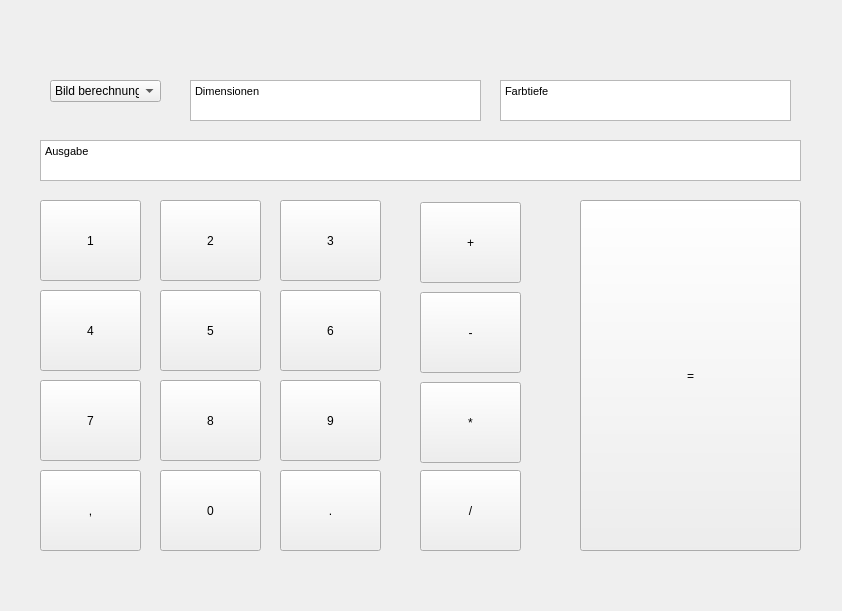
<?xml version="1.0" encoding="UTF-8"?>
<ui version="4.0">
 <class>Form</class>
 <widget class="QWidget" name="Form">
  <property name="geometry">
   <rect>
    <x>0</x>
    <y>0</y>
    <width>842</width>
    <height>611</height>
   </rect>
  </property>
  <property name="windowTitle">
   <string>Form</string>
  </property>
  <widget class="QComboBox" name="comboBox">
   <property name="geometry">
    <rect>
     <x>50</x>
     <y>80</y>
     <width>111</width>
     <height>22</height>
    </rect>
   </property>
   <item>
    <property name="text">
     <string>Bild berechnung</string>
    </property>
   </item>
   <item>
    <property name="text">
     <string>Umrechnung</string>
    </property>
   </item>
   <item>
    <property name="text">
     <string>Datenmengen</string>
    </property>
   </item>
  </widget>
  <widget class="QPushButton" name="pushButton">
   <property name="geometry">
    <rect>
     <x>420</x>
     <y>202</y>
     <width>101</width>
     <height>81</height>
    </rect>
   </property>
   <property name="text">
    <string>+</string>
   </property>
  </widget>
  <widget class="QPushButton" name="pushButton_2">
   <property name="geometry">
    <rect>
     <x>420</x>
     <y>292</y>
     <width>101</width>
     <height>81</height>
    </rect>
   </property>
   <property name="text">
    <string>-</string>
   </property>
  </widget>
  <widget class="QPushButton" name="pushButton_3">
   <property name="geometry">
    <rect>
     <x>420</x>
     <y>470</y>
     <width>101</width>
     <height>81</height>
    </rect>
   </property>
   <property name="text">
    <string>/</string>
   </property>
  </widget>
  <widget class="QPushButton" name="pushButton_4">
   <property name="geometry">
    <rect>
     <x>420</x>
     <y>382</y>
     <width>101</width>
     <height>81</height>
    </rect>
   </property>
   <property name="text">
    <string>*</string>
   </property>
  </widget>
  <widget class="QPushButton" name="pushButton_5">
   <property name="geometry">
    <rect>
     <x>160</x>
     <y>470</y>
     <width>101</width>
     <height>81</height>
    </rect>
   </property>
   <property name="text">
    <string>0</string>
   </property>
  </widget>
  <widget class="QPushButton" name="pushButton_6">
   <property name="geometry">
    <rect>
     <x>40</x>
     <y>200</y>
     <width>101</width>
     <height>81</height>
    </rect>
   </property>
   <property name="text">
    <string>1</string>
   </property>
  </widget>
  <widget class="QPushButton" name="pushButton_7">
   <property name="geometry">
    <rect>
     <x>160</x>
     <y>200</y>
     <width>101</width>
     <height>81</height>
    </rect>
   </property>
   <property name="text">
    <string>2</string>
   </property>
  </widget>
  <widget class="QPushButton" name="pushButton_8">
   <property name="geometry">
    <rect>
     <x>280</x>
     <y>200</y>
     <width>101</width>
     <height>81</height>
    </rect>
   </property>
   <property name="text">
    <string>3</string>
   </property>
  </widget>
  <widget class="QPushButton" name="pushButton_9">
   <property name="geometry">
    <rect>
     <x>40</x>
     <y>290</y>
     <width>101</width>
     <height>81</height>
    </rect>
   </property>
   <property name="text">
    <string>4</string>
   </property>
  </widget>
  <widget class="QPushButton" name="pushButton_10">
   <property name="geometry">
    <rect>
     <x>160</x>
     <y>290</y>
     <width>101</width>
     <height>81</height>
    </rect>
   </property>
   <property name="text">
    <string>5</string>
   </property>
  </widget>
  <widget class="QPushButton" name="pushButton_11">
   <property name="geometry">
    <rect>
     <x>280</x>
     <y>290</y>
     <width>101</width>
     <height>81</height>
    </rect>
   </property>
   <property name="text">
    <string>6</string>
   </property>
  </widget>
  <widget class="QPushButton" name="pushButton_12">
   <property name="geometry">
    <rect>
     <x>40</x>
     <y>380</y>
     <width>101</width>
     <height>81</height>
    </rect>
   </property>
   <property name="text">
    <string>7</string>
   </property>
  </widget>
  <widget class="QPushButton" name="pushButton_13">
   <property name="geometry">
    <rect>
     <x>160</x>
     <y>380</y>
     <width>101</width>
     <height>81</height>
    </rect>
   </property>
   <property name="text">
    <string>8</string>
   </property>
  </widget>
  <widget class="QPushButton" name="pushButton_14">
   <property name="geometry">
    <rect>
     <x>280</x>
     <y>380</y>
     <width>101</width>
     <height>81</height>
    </rect>
   </property>
   <property name="text">
    <string>9</string>
   </property>
  </widget>
  <widget class="QPushButton" name="pushButton_15">
   <property name="geometry">
    <rect>
     <x>40</x>
     <y>470</y>
     <width>101</width>
     <height>81</height>
    </rect>
   </property>
   <property name="text">
    <string>,</string>
   </property>
  </widget>
  <widget class="QPushButton" name="pushButton_16">
   <property name="geometry">
    <rect>
     <x>280</x>
     <y>470</y>
     <width>101</width>
     <height>81</height>
    </rect>
   </property>
   <property name="text">
    <string>.</string>
   </property>
  </widget>
  <widget class="QPushButton" name="pushButton_17">
   <property name="geometry">
    <rect>
     <x>580</x>
     <y>200</y>
     <width>221</width>
     <height>351</height>
    </rect>
   </property>
   <property name="text">
    <string>=</string>
   </property>
  </widget>
  <widget class="QTextEdit" name="textEdit">
   <property name="geometry">
    <rect>
     <x>500</x>
     <y>80</y>
     <width>291</width>
     <height>41</height>
    </rect>
   </property>
   <property name="html">
    <string>&lt;!DOCTYPE HTML PUBLIC &quot;-//W3C//DTD HTML 4.0//EN&quot; &quot;http://www.w3.org/TR/REC-html40/strict.dtd&quot;&gt;
&lt;html&gt;&lt;head&gt;&lt;meta name=&quot;qrichtext&quot; content=&quot;1&quot; /&gt;&lt;style type=&quot;text/css&quot;&gt;
p, li { white-space: pre-wrap; }
&lt;/style&gt;&lt;/head&gt;&lt;body style=&quot; font-family:'MS Shell Dlg 2'; font-size:8.25pt; font-weight:400; font-style:normal;&quot;&gt;
&lt;p style=&quot; margin-top:0px; margin-bottom:0px; margin-left:0px; margin-right:0px; -qt-block-indent:0; text-indent:0px;&quot;&gt;Farbtiefe&lt;/p&gt;&lt;/body&gt;&lt;/html&gt;</string>
   </property>
  </widget>
  <widget class="QTextEdit" name="textEdit_2">
   <property name="geometry">
    <rect>
     <x>190</x>
     <y>80</y>
     <width>291</width>
     <height>41</height>
    </rect>
   </property>
   <property name="html">
    <string>&lt;!DOCTYPE HTML PUBLIC &quot;-//W3C//DTD HTML 4.0//EN&quot; &quot;http://www.w3.org/TR/REC-html40/strict.dtd&quot;&gt;
&lt;html&gt;&lt;head&gt;&lt;meta name=&quot;qrichtext&quot; content=&quot;1&quot; /&gt;&lt;style type=&quot;text/css&quot;&gt;
p, li { white-space: pre-wrap; }
&lt;/style&gt;&lt;/head&gt;&lt;body style=&quot; font-family:'MS Shell Dlg 2'; font-size:8.25pt; font-weight:400; font-style:normal;&quot;&gt;
&lt;p style=&quot; margin-top:0px; margin-bottom:0px; margin-left:0px; margin-right:0px; -qt-block-indent:0; text-indent:0px;&quot;&gt;Dimensionen&lt;/p&gt;&lt;/body&gt;&lt;/html&gt;</string>
   </property>
  </widget>
  <widget class="QTextEdit" name="textEdit_3">
   <property name="geometry">
    <rect>
     <x>40</x>
     <y>140</y>
     <width>761</width>
     <height>41</height>
    </rect>
   </property>
   <property name="html">
    <string>&lt;!DOCTYPE HTML PUBLIC &quot;-//W3C//DTD HTML 4.0//EN&quot; &quot;http://www.w3.org/TR/REC-html40/strict.dtd&quot;&gt;
&lt;html&gt;&lt;head&gt;&lt;meta name=&quot;qrichtext&quot; content=&quot;1&quot; /&gt;&lt;style type=&quot;text/css&quot;&gt;
p, li { white-space: pre-wrap; }
&lt;/style&gt;&lt;/head&gt;&lt;body style=&quot; font-family:'MS Shell Dlg 2'; font-size:8.25pt; font-weight:400; font-style:normal;&quot;&gt;
&lt;p style=&quot; margin-top:0px; margin-bottom:0px; margin-left:0px; margin-right:0px; -qt-block-indent:0; text-indent:0px;&quot;&gt;Ausgabe&lt;/p&gt;&lt;/body&gt;&lt;/html&gt;</string>
   </property>
  </widget>
 </widget>
 <resources/>
 <connections/>
</ui>
